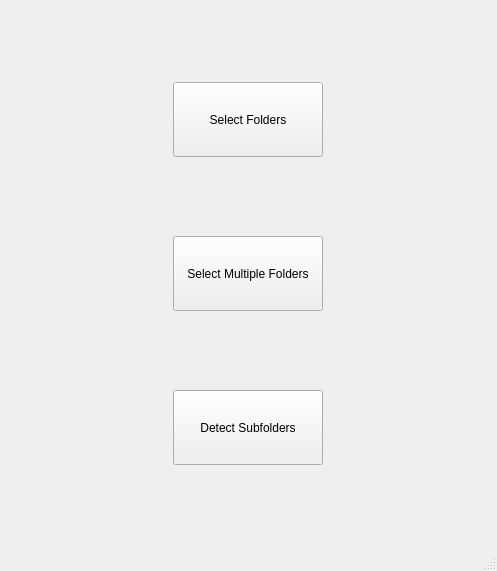
<?xml version="1.0" encoding="UTF-8"?>
<ui version="4.0">
 <class>MainWindow</class>
 <widget class="QMainWindow" name="MainWindow">
  <property name="geometry">
   <rect>
    <x>0</x>
    <y>0</y>
    <width>497</width>
    <height>571</height>
   </rect>
  </property>
  <property name="sizePolicy">
   <sizepolicy hsizetype="Fixed" vsizetype="Fixed">
    <horstretch>0</horstretch>
    <verstretch>0</verstretch>
   </sizepolicy>
  </property>
  <property name="minimumSize">
   <size>
    <width>30</width>
    <height>30</height>
   </size>
  </property>
  <property name="windowTitle">
   <string>MainWindow</string>
  </property>
  <widget class="QWidget" name="centralwidget">
   <layout class="QGridLayout" name="gridLayout">
    <item row="2" column="0">
     <widget class="QPushButton" name="BtnDetectSubfolders">
      <property name="sizePolicy">
       <sizepolicy hsizetype="Fixed" vsizetype="Fixed">
        <horstretch>0</horstretch>
        <verstretch>0</verstretch>
       </sizepolicy>
      </property>
      <property name="minimumSize">
       <size>
        <width>150</width>
        <height>75</height>
       </size>
      </property>
      <property name="text">
       <string>Detect Subfolders</string>
      </property>
     </widget>
    </item>
    <item row="0" column="0">
     <widget class="QPushButton" name="BtnSelectOrdnung">
      <property name="sizePolicy">
       <sizepolicy hsizetype="Fixed" vsizetype="Fixed">
        <horstretch>0</horstretch>
        <verstretch>0</verstretch>
       </sizepolicy>
      </property>
      <property name="minimumSize">
       <size>
        <width>150</width>
        <height>75</height>
       </size>
      </property>
      <property name="text">
       <string>Select Folders</string>
      </property>
     </widget>
    </item>
    <item row="1" column="0">
     <widget class="QPushButton" name="BtnSelMulFolders">
      <property name="sizePolicy">
       <sizepolicy hsizetype="Fixed" vsizetype="Fixed">
        <horstretch>0</horstretch>
        <verstretch>0</verstretch>
       </sizepolicy>
      </property>
      <property name="minimumSize">
       <size>
        <width>150</width>
        <height>75</height>
       </size>
      </property>
      <property name="text">
       <string>Select Multiple Folders</string>
      </property>
     </widget>
    </item>
   </layout>
  </widget>
  <widget class="QMenuBar" name="menubar">
   <property name="geometry">
    <rect>
     <x>0</x>
     <y>0</y>
     <width>497</width>
     <height>22</height>
    </rect>
   </property>
  </widget>
  <widget class="QStatusBar" name="statusbar"/>
 </widget>
 <resources/>
 <connections/>
</ui>
